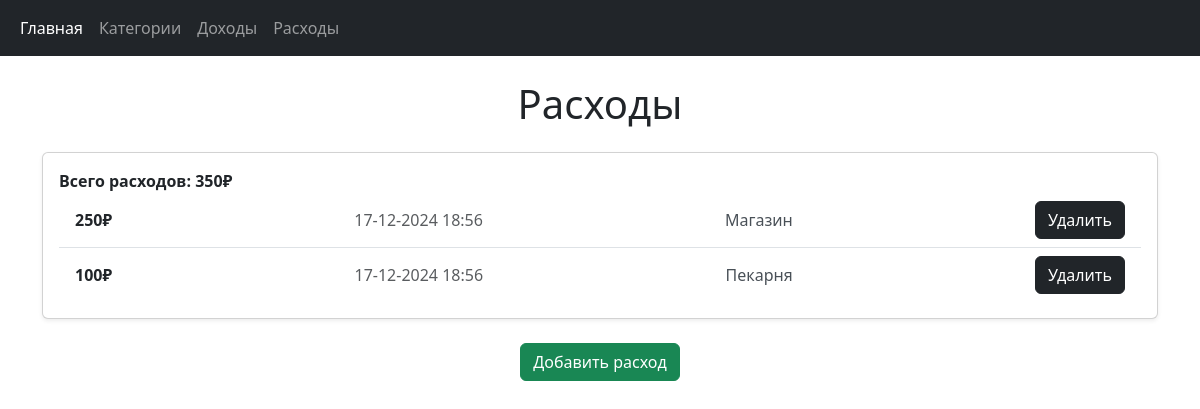
Before: /expenses with the older database file.
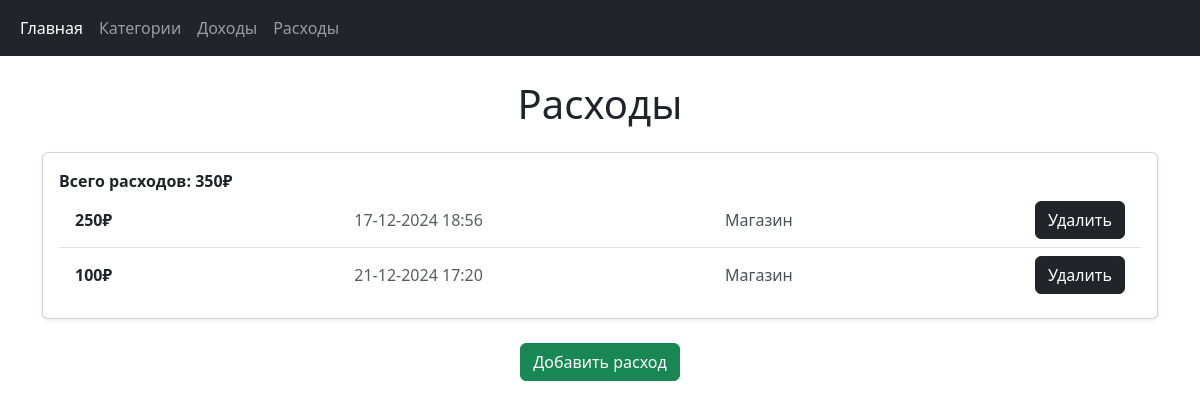
After: the same page with the newer database file.
### dashboard/models.py (models this page shows, shortened)
class Expense(models.Model):
    category = models.ForeignKey(
        Category,
        on_delete=models.CASCADE,
        related_name="expenses",
        verbose_name="Категория",
    )
    amount = models.IntegerField()
    date = models.DateTimeField(auto_now_add=True)

class Category(models.Model):
    title = models.CharField(max_length=255)

### dashboard/views.py (the view)
# urls.py: path("expenses", expense_view, name="expense_view"),
def expense_view(request):
    expenses = Expense.objects.all()
    sum_exp = Expense.objects.aggregate(total_exp=Sum("amount"))
    total_exp = sum_exp["total_exp"]
    context = {
        "expenses": expenses,
        "total_exp": total_exp,
    }
    return render(request, "expenses.html", context)

### templates/expenses.html (shortened to what this page needs)
{% extends "base.html" %}
{% block content %}
<h1 class="text-center my-4">Расходы</h1>
<div class="card shadow-sm">
    <div class="card-body">
        <ul class="list-group list-group-flush">
            <span class="fw-bold">Всего расходов: {{ total_exp }}₽</span>
            {% for expense in expenses %}
                <li class="list-group-item d-flex justify-content-between align-items-center">
                    <span class="fw-bold">{{ expense.amount }}₽</span>
                    <span class="text-muted">{{ expense.date|date:"d-m-Y H:i" }}</span>
                    <span class="text-light-emphasis">{{ expense.category.title }}</span>
                    <form method="POST" action="{% url 'expense_del' expense.id %}">
                        <button type="submit" class="btn btn-dark">Удалить</button>
                    </form>
                </li>
            {% endfor %}
        </ul>
    </div>
</div>
<div class="text-center mt-4">
    <a href="/expenses/add" class="btn btn-success">Добавить расход</a>
</div>
{% endblock %}

Changed rows visible on the page:
removed Expense: amount "100", date "17-12-2024 18:56", category "Пекарня"
added Expense: amount "100", date "21-12-2024 17:20", category "Магазин"
